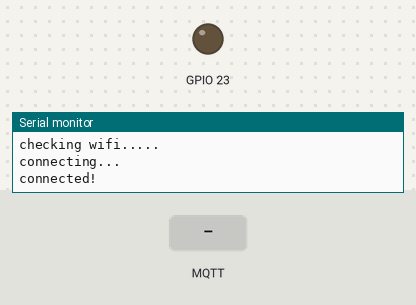
The sketch below on a simulated ESP32. Shown: output pins drawn as LEDs (lit = HIGH), the last lines printed to the serial monitor. Inputs (shaded band) come from the test bench. WiFi joins after 1.5 s; servers stay silent unless stated; no MQTT or app messages arrive unless stated.

Above: at 3.2 s.
3.3 s: MQTT message "mati" arrives on the first subscribed topic
At 4.6 s:
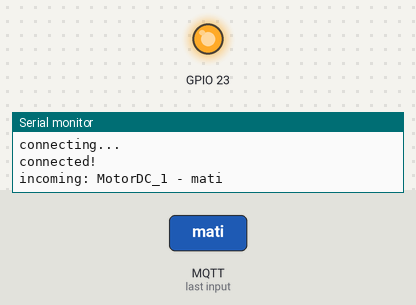
6.3 s: MQTT message "nyala" arrives on the first subscribed topic
At 7.0 s:
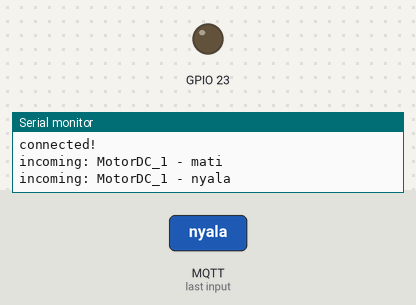
Timing chart, 0 to 9.3 s (numbered marks = the images above; inputs shaded):
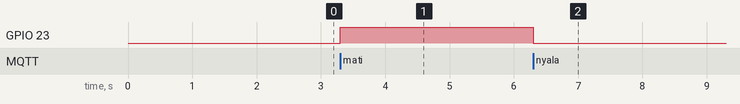

Measured:
- after the input at 3.3 s, GPIO 23: LOW → HIGH at once
- after the input at 6.3 s, GPIO 23: HIGH → LOW at once

The sketch:

MotorDC.ino
```cpp
// This example uses an ESP32 Development Board
// to connect to shiftr.io.
//
// You can check on your device after a successful
// connection here: https://shiftr.io/try.
//
// by Joël Gähwiler
// https://github.com/256dpi/arduino-mqtt

#include <WiFi.h>
#include <MQTT.h>

const char ssid[] = "ssid";
const char pass[] = "pass";
String pesan = "";

WiFiClient net;
MQTTClient client;

unsigned long lastMillis = 0;

void connect() {
  Serial.print("checking wifi...");
  while (WiFi.status() != WL_CONNECTED) {
    Serial.print(".");
    delay(1000);
  }

  Serial.print("\nconnecting...");
  while (!client.connect("ESP32", "key(Username)", "secret(Password")) {
    Serial.print(".");
    delay(1000);
  }

  Serial.println("\nconnected!");

  client.subscribe("MotorDC_1");
}

void messageReceived(String &topic, String &payload) {
  Serial.println("incoming: " + topic + " - " + payload);

  if (topic == "MotorDC_1") {
    if(payload=="nyala") {
      digitalWrite(23,LOW);
      pesan = "Nyala";
    }else if (payload == "mati") {
      digitalWrite(23,HIGH);
      pesan = "Mati";
    }
  }

  if(pesan == "Nyala") {
    client.publish("infoMotorDC",pesan);
  } else if(pesan == "Mati") {
    client.publish("infoMotorDC",pesan);
  }
}

void setup() {
  Serial.begin(115200);
  WiFi.begin(ssid, pass);
  pinMode(23,OUTPUT);

  // Note: Local domain names (e.g. "Computer.local" on OSX) are not supported
  // by Arduino. You need to set the IP address directly.
  client.begin("broker.shiftr.io", net);
  client.onMessage(messageReceived);

  connect();
}

void loop() {
  client.loop();
  delay(10);  // <- fixes some issues with WiFi stability

  if (!client.connected()) {
    connect();
  }
}
```
